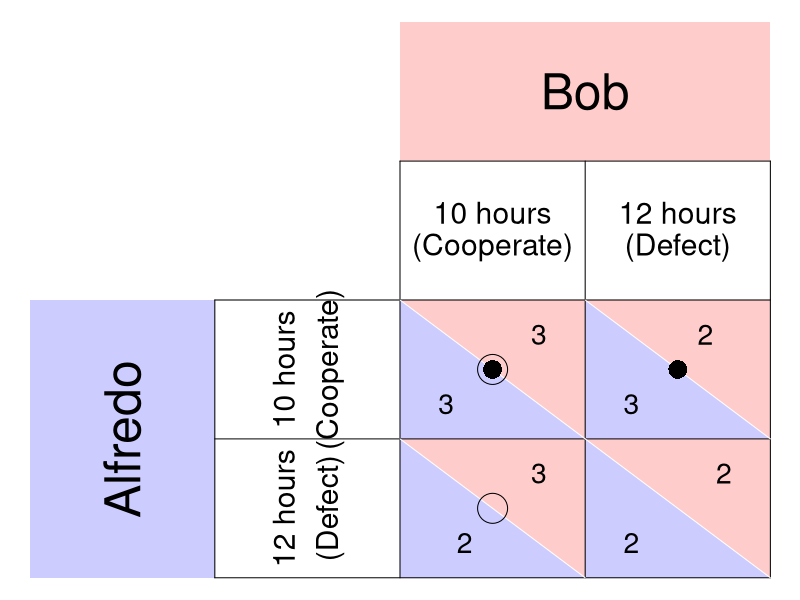

This chart was generated by the following R code:
require(ggplot2)
require(shape)
pdf(file = "society/matrix_liability_numerical_solution.pdf", width = 9, height = 7)

par(mar =  c(0, 0, 0, 0))
xlims <- c(0, 8)
ylims <- c(0, 8)

#TextSizes
PlayerSize <- 3
StratSize <- 1.8
PayoffSize <- 1.7
p1fadelevel <- 0.2
p2fadelevel <- 0.2

#Payoffs are listed as c("NW", "SW", "NE", "SE")

#Considerations for Player 1
P1Name <- c("Alfredo")
P1Strat <- c("10 hours", "12 hours")
P1Strat2 <- c("(Cooperate)", "(Defect)")
P1Payoffs <- c("3", "2", "3", "2")
P1BR1 <- c("NW") #Must be NW or SW - the BR prints accordingly. 
P1BR2 <- c("NE") #Must be NE or SE - the BR prints accordingly. 
P1bestsize <- 2.5 #Adjusts size of point indicating best response of P1
#NW = (5, 3); SW = (5,1); NE = (7, 3); SE = (7, 1)

#Considerations for Player 2
P2Name <- c("Bob")
P2Strat <- c("10 hours", "12 hours")
P2Strat2 <- c("(Cooperate)", "(Defect)")
P2Payoffs <- c("3", "3", "2", "2")
P2BR1 <- c("NW") #Must be NW or SW - the BR prints accordingly. 
P2BR2 <- c("SW") #Must be NE or SE - the BR prints accordingly. 
P2bestsize <- 4 #Adjusts size of circle indicating best response of P1

plot(0, 0, xlim = xlims, ylim = ylims, type = "n",
     xlab = expression(""),
     ylab = expression(""),
     xaxt = "n", 
     yaxt = "n", 
     cex.lab = 2, 
     bty = "n")



#Color and label for Player 1 and their strategies
polygon(c(0,0,2,2,0), c(0,4,4,0,0), col=rgb(0, 0, 1, p1fadelevel), density=NULL, border = NA)
text(1, 2, P1Name[1], srt = 90, cex = PlayerSize)
text(2.75, 3, P1Strat[1], cex = StratSize, srt = 90)
text(3.25, 3, P1Strat2[1], cex = StratSize, srt = 90)
text(2.75, 1, P1Strat[2], cex = StratSize, srt = 90)
text(3.25, 1, P1Strat2[2], cex = StratSize, srt = 90)


#Color and label for Player 2
polygon(c(4,4,8,8,4), c(8,6,6,8,8), col=rgb(1, 0, 0, p2fadelevel), density=NULL, border = NA)
text(6, 7, P2Name[1], cex = PlayerSize)

text(5, 5.25, P2Strat[1], cex = StratSize)
text(5, 4.75, P2Strat2[1], cex = StratSize)
text(7, 5.25, P2Strat[2], cex = StratSize)
text(7, 4.75, P2Strat2[2], cex = StratSize)

#NorthWest cell 
#P1
polygon(c(4,4,6,4), c(4,2,2,4), col=rgb(0, 0, 1, p1fadelevel), density=NULL, border = NA)
#P2
polygon(c(4,6,6,4), c(4,4,2,4), col=rgb(1, 0, 0, p2fadelevel), density=NULL, border = NA)

#P1
text(4.5, 2.5, P1Payoffs[1], cex = PayoffSize)
#P2
text(5.5, 3.5, P2Payoffs[1], cex = PayoffSize)

#SouthWest cell  
#P1
polygon(c(4,4,6,4), c(2,0,0,2), col=rgb(0, 0, 1, p1fadelevel), density=NULL, border = NA)
#P2
polygon(c(4,6,6,4), c(2,2,0,2), col=rgb(1, 0, 0, p2fadelevel), density=NULL, border = NA)

#P1
text(4.7, 0.5, P1Payoffs[2], cex = PayoffSize)
#P2
text(5.5, 1.5, P2Payoffs[2], cex = PayoffSize)


#NorthEast cell 
#P1
polygon(c(6,6,8,6), c(4,2,2,4), col=rgb(0, 0, 1, p1fadelevel), density=NULL, border = NA)
#P2
polygon(c(6,8,8,6), c(4,4,2,4), col=rgb(1, 0, 0, p2fadelevel), density=NULL, border = NA)
#P1
text(6.5, 2.5, P1Payoffs[3], cex = PayoffSize)
#P2
text(7.3, 3.5, P2Payoffs[3], cex = PayoffSize)

#SouthEast cell 
#P1
polygon(c(6,6,8,6), c(2,0,0,2), col=rgb(0, 0, 1, p1fadelevel), density=NULL, border = NA)
#P2
polygon(c(6,8,8,6), c(2,2,0,2), col=rgb(1, 0, 0, p2fadelevel), density=NULL, border = NA)
#P1
text(6.5, 0.5, P1Payoffs[4], cex = PayoffSize)
#P2
text(7.5, 1.5, P2Payoffs[4], cex = PayoffSize)


#Lines for the Table
segments(8, 0, 8, 6, lty = 1, col = "black")
segments(4, 6, 8, 6, lty = 1, col = "black")
segments(2, 0, 2, 4, lty = 1, col = "black")
segments(2, 0, 8, 0, lty = 1, col = "black")
segments(2, 4, 8, 4, lty = 1, col = "black")
segments(4, 0, 4, 6, lty = 1, col = "black")
segments(2, 2, 8, 2, lty = 1, col = "black")
segments(6, 0, 6, 6, lty = 1, col = "black")

#Diagonals
#NW
segments(4, 4, 6, 2, lty = 1, col = "white")
#NE
segments(6, 4, 8, 2, lty = 1, col = "white")
#SW
segments(4, 2, 6, 0, lty = 1, col = "white")
#Se
segments(6, 2, 8, 0, lty = 1, col = "white")


#Best responses 
#P1 
if (P1BR1[1] == "NW"){
  points(5, 3, pch = 16, col = "black", cex = P1bestsize)
} else{points(5, 1, pch = 16, col = "black", cex = P1bestsize)
}

if (P1BR2[1] == "NE"){
  points(7, 3, pch = 16, col = "black", cex = P1bestsize)
} else{points(7, 1, pch = 16, col = "black", cex = P1bestsize)
}


#P2
if (P2BR1[1] == "NW"){
  points(5, 3, pch = 1, col = "black", cex = P2bestsize)
} else{points(7, 3, pch = 1, col = "black", cex = P2bestsize)
}

if (P2BR2[1] == "SW"){
  points(5, 1, pch = 1, col = "black", cex = P2bestsize)
} else{points(7, 1, pch = 1, col = "black", cex = P2bestsize)
}

dev.off()
